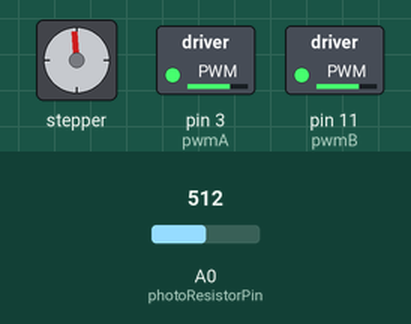
Recording of a sketch running on a simulated Arduino Uno, built with avr-gcc and run on an emulated ATmega328P. Shown: stepper motor, switched loads named in the sketch (green lamp = pin HIGH). The test bench sets the inputs (shaded band); at power-on: A0 (photoResistorPin) = 512. Stepper angles assume 200 steps per turn; what the sketch prints to the serial monitor is not drawn.

Above: at 0.15 s.
At 2.33 s:
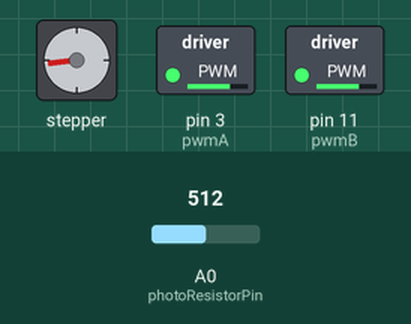
At 4.82 s:
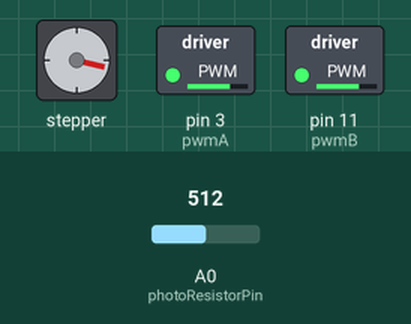
At 9.49 s:
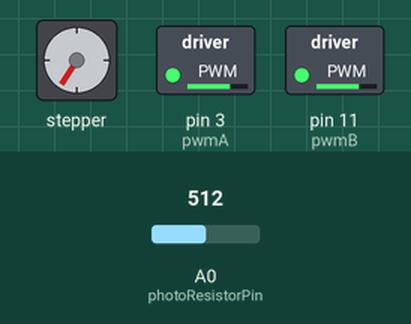
At 14.16 s:
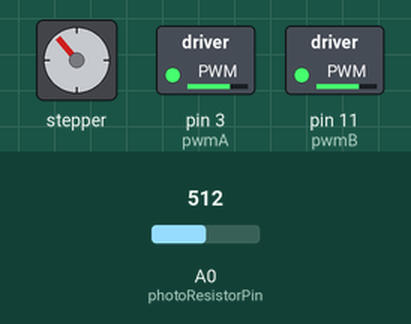
At 19.1 s:
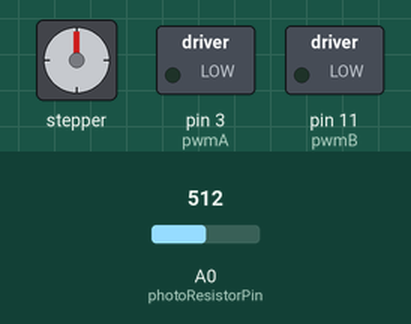
Timing chart, 0 to 20.6 s (numbered marks = the images above):
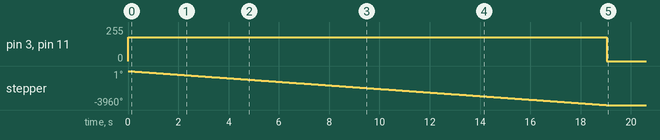

Measured:
- by itself, pin 3 (pwmA), pin 11 (pwmB): 0/255 → 180/255 at 0.00 s, → 0/255 19.0 s later
- by itself, stepper: turns 3960° counter-clockwise in 19.0 s

The sketch:

autodoor.ino
```cpp
/*
  Auto chicken door opener
  author: Nathanial Myers
  email: nmyers322@gmail.com
  You will need to adjust the following values:
  - dayTime: The value at which the light sensor reading will trigger the door to open
  - nightTime: The value at which the light sensor reading will trigger the door to close
  - loopTime: The number of seconds between each light sensor reading
  - motorSpeed: How fast the motor will spin to open the door. Should be between 40 and 100
  - motorStrength: How much power the motor will spin with. If it sounds really loud, turn this down. Must be between 0 and 255
  - doorLength: The duration to spin the motor until the door completely opens or closes
  - doorDirection: if the door opens when it's supposed to close and vice versa, change the direction to 1
*/

// Include the Stepper library:
#include <Stepper.h>


// Adjust values here
const int dayTime = 29;
const int nightTime = 27;
const int loopTime = 5;
const int motorSpeed = 35;
const int motorStrength = 180;
const int doorLength = 2200;
const int doorDirection = -1;

// Define number of steps per revolution:
const int stepsPerRevolution = 200;

// Give the motor control pins names:
const int pwmA = 3;
const int pwmB = 11;
const int dirA = 12;
const int dirB = 13;

// Light sensor stuff
int lightLevel = 0;
const int photoResistorPin = A0;

// Door boolean
int doorOpened = 0;

// Initialize the stepper library on the motor shield:
Stepper stepper = Stepper(stepsPerRevolution, dirA, dirB);

void setup()
{
  Serial.begin(9600);
  Serial.println("Initializing auto door sequence");

  // Set the PWM so that the direction pins can be used to control the motor:
  pinMode(pwmA, OUTPUT);
  pinMode(pwmB, OUTPUT);

  analogWrite(pwmA, 0);
  analogWrite(pwmB, 0);

  // Set the motor speed (RPMs):
  stepper.setSpeed(motorSpeed);

  //Setup photo resistor
  pinMode(photoResistorPin, INPUT);
}

void openDoor() {
  Serial.println("Opening door");
  analogWrite(pwmA, motorStrength);
  analogWrite(pwmB, motorStrength);
  stepper.step(doorLength * doorDirection);
  analogWrite(pwmA, 0);
  analogWrite(pwmB, 0);
  doorOpened = 1;
}

void closeDoor() {
  Serial.println("Closing door");
  analogWrite(pwmA, motorStrength);
  analogWrite(pwmB, motorStrength);
  stepper.step(doorLength * doorDirection * -1);
  analogWrite(pwmA, 0);
  analogWrite(pwmB, 0);
  doorOpened = 0;
}

void loop()
{
  // Read light level
  lightLevel = analogRead(photoResistorPin);
  Serial.print("light level: ");
  Serial.println(lightLevel);

  if(lightLevel >= dayTime && doorOpened == 0) {
    openDoor();
  } else if(lightLevel <= nightTime && doorOpened == 1){
    closeDoor();
  }

  delay(loopTime * 1000);
}
```
